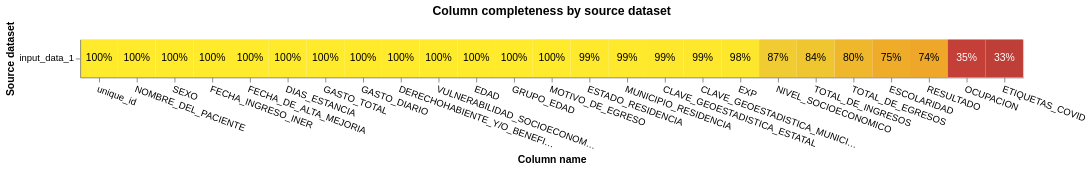

Notebook cell for this chart:
### Markdown cell above
### Datos faltantes

### Code cell
from splink.exploratory import completeness_chart
from splink import DuckDBAPI
db_api = DuckDBAPI()
completeness_chart(df, db_api=db_api)

### Figure 1 — Vega-Lite specification as saved in the notebook (floating-point values rounded to 4 significant figures)
{"config": {"view": {"continuousWidth": 400, "continuousHeight": 300}}, "layer": [{"mark": "rect", "encoding": {"color": {"field": "completeness", "legend": null, "scale": {"scheme": "darkred", "zero": true}, "type": "quantitative"}, "tooltip": [{"field": "source_dataset", "title": "Source dataset", "type": "nominal"}, {"field": "total_rows_inc_nulls", "format": ",", "title": "# of records", "type": "quantitative"}, {"field": "column_name", "title": "Column name", "type": "nominal"}, {"field": "total_null_rows", "format": ",", "title": "# of nulls", "type": "quantitative"}, {"field": "completeness", "format": ".1%", "type": "quantitative"}], "x": {"axis": {"labelAngle": 20}, "field": "column_name", "sort": {"field": "mean_comp", "order": "descending"}, "title": "Column name", "type": "nominal"}, "y": {"field": "source_dataset", "title": "Source dataset", "type": "nominal"}}, "title": "Column completeness by source dataset", "transform": [{"joinaggregate": [{"op": "mean", "field": "completeness", "as": "mean_comp"}], "groupby": ["column_name"]}]}, {"mark": {"type": "text"}, "encoding": {"color": {"condition": {"test": "datum['completeness'] < 0.5", "value": "white"}, "value": "black"}, "text": {"field": "completeness", "format": ".0%", "type": "quantitative"}, "x": {"axis": {"labelAngle": 0}, "field": "column_name", "sort": {"field": "mean_comp", "order": "descending"}, "type": "nominal"}, "y": {"field": "source_dataset", "type": "nominal"}}, "transform": [{"joinaggregate": [{"op": "mean", "field": "completeness", "as": "mean_comp"}], "groupby": ["column_name"]}]}], "data": {"name": "data-69e47b60d0f75f530f085dd963666fbd"}, "height": {"step": 40}, "width": {"step": 40}, "$schema": "https://vega.github.io/schema/vega-lite/v5.9.3.json", "datasets": {"data-69e47b60d0f75f530f085dd963666fbd": [{"source_dataset": "input_data_1", "column_name": "unique_id", "total_null_rows": 0, "total_rows_inc_nulls": 4632, "completeness": 1.0}, {"source_dataset": "input_data_1", "column_name": "EXP", "total_null_rows": 80, "total_rows_inc_nulls": 4632, "completeness": 0.9827}, {"source_dataset": "input_data_1", "column_name": "NOMBRE_DEL_PACIENTE", "total_null_rows": 0, "total_rows_inc_nulls": 4632, "completeness": 1.0}, {"source_dataset": "input_data_1", "column_name": "SEXO", "total_null_rows": 0, "total_rows_inc_nulls": 4632, "completeness": 1.0}, {"source_dataset": "input_data_1", "column_name": "EDAD", "total_null_rows": 7, "total_rows_inc_nulls": 4632, "completeness": 0.9985}, {"source_dataset": "input_data_1", "column_name": "GRUPO_EDAD", "total_null_rows": 7, "total_rows_inc_nulls": 4632, "completeness": 0.9985}, {"source_dataset": "input_data_1", "column_name": "RESULTADO", "total_null_rows": 1223, "total_rows_inc_nulls": 4632, "completeness": 0.736}, {"source_dataset": "input_data_1", "column_name": "ETIQUETAS_COVID", "total_null_rows": 3082, "total_rows_inc_nulls": 4632, "completeness": 0.3346}, {"source_dataset": "input_data_1", "column_name": "MOTIVO_DE_EGRESO", "total_null_rows": 18, "total_rows_inc_nulls": 4632, "completeness": 0.9961}, {"source_dataset": "input_data_1", "column_name": "FECHA_INGRESO_INER", "total_null_rows": 0, "total_rows_inc_nulls": 4632, "completeness": 1.0}, {"source_dataset": "input_data_1", "column_name": "FECHA_DE_ALTA_MEJORIA", "total_null_rows": 0, "total_rows_inc_nulls": 4632, "completeness": 1.0}, {"source_dataset": "input_data_1", "column_name": "DIAS_ESTANCIA", "total_null_rows": 0, "total_rows_inc_nulls": 4632, "completeness": 1.0}, {"source_dataset": "input_data_1", "column_name": "GASTO_TOTAL", "total_null_rows": 0, "total_rows_inc_nulls": 4632, "completeness": 1.0}, {"source_dataset": "input_data_1", "column_name": "GASTO_DIARIO", "total_null_rows": 0, "total_rows_inc_nulls": 4632, "completeness": 1.0}, {"source_dataset": "input_data_1", "column_name": "TOTAL_DE_INGRESOS", "total_null_rows": 728, "total_rows_inc_nulls": 4632, "completeness": 0.8428}, {"source_dataset": "input_data_1", "column_name": "TOTAL_DE_EGRESOS", "total_null_rows": 939, "total_rows_inc_nulls": 4632, "completeness": 0.7973}, {"source_dataset": "input_data_1", "column_name": "ESCOLARIDAD", "total_null_rows": 1139, "total_rows_inc_nulls": 4632, "completeness": 0.7541}, {"source_dataset": "input_data_1", "column_name": "OCUPACION", "total_null_rows": 3002, "total_rows_inc_nulls": 4632, "completeness": 0.3519}, {"source_dataset": "input_data_1", "column_name": "DERECHOHABIENTE_Y/O_BENEFICIARIO", "total_null_rows": 0, "total_rows_inc_nulls": 4632, "completeness": 1.0}, {"source_dataset": "input_data_1", "column_name": "VULNERABILIDAD_SOCIOECONOMICA", "total_null_rows": 0, "total_rows_inc_nulls": 4632, "completeness": 1.0}, {"source_dataset": "input_data_1", "column_name": "NIVEL_SOCIOECONOMICO", "total_null_rows": 607, "total_rows_inc_nulls": 4632, "completeness": 0.869}, {"source_dataset": "input_data_1", "column_name": "ESTADO_RESIDENCIA", "total_null_rows": 45, "total_rows_inc_nulls": 4632, "completeness": 0.9903}, {"source_dataset": "input_data_1", "column_name": "CLAVE_GEOESTADISTICA_ESTATAL", "total_null_rows": 56, "total_rows_inc_nulls": 4632, "completeness": 0.9879}, {"source_dataset": "input_data_1", "column_name": "MUNICIPIO_RESIDENCIA", "total_null_rows": 45, "total_rows_inc_nulls": 4632, "completeness": 0.9903}, {"source_dataset": "input_data_1", "column_name": "CLAVE_GEOESTADISTICA_MUNICIPAL", "total_null_rows": 56, "total_rows_inc_nulls": 4632, "completeness": 0.9879}]}}
